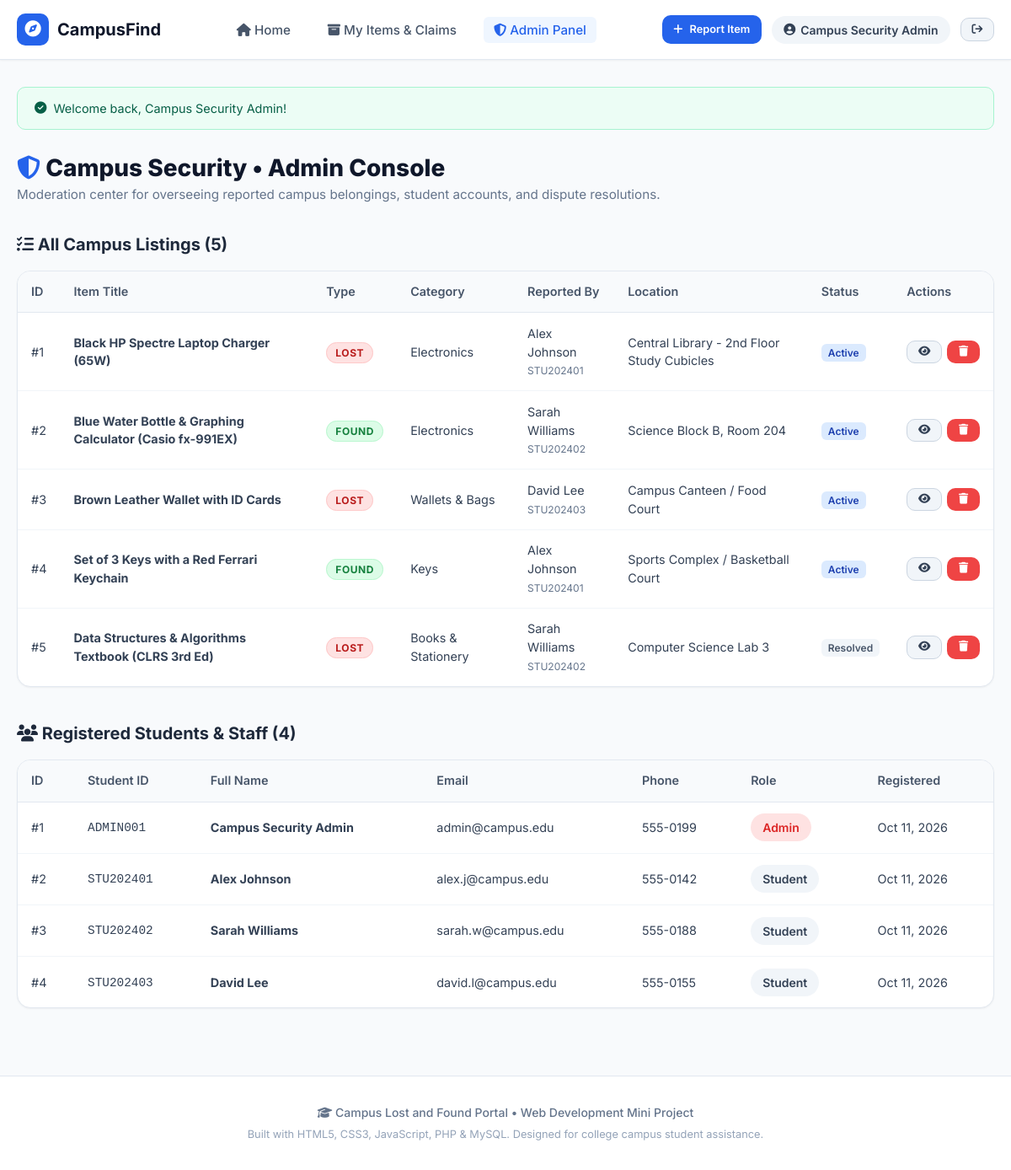
/admin.php (signed in), run on the app's committed database.
### tables this page shows
CREATE TABLE users (
    id INT AUTO_INCREMENT PRIMARY KEY,
    student_id VARCHAR(50) NOT NULL UNIQUE,
    full_name VARCHAR(100) NOT NULL,
    email VARCHAR(100) NOT NULL UNIQUE,
    phone VARCHAR(20) NOT NULL,
    password VARCHAR(255) NOT NULL,
    role ENUM('student', 'admin') DEFAULT 'student',
    created_at TIMESTAMP DEFAULT CURRENT_TIMESTAMP
);

CREATE TABLE items (
    id INT AUTO_INCREMENT PRIMARY KEY,
    user_id INT NOT NULL,
    type ENUM('lost', 'found') NOT NULL,
    title VARCHAR(150) NOT NULL,
    category ENUM('Electronics', 'Student ID & Cards', 'Books & Stationery', 'Wallets & Bags', 'Keys', 'Clothing & Accessories', 'Others') NOT NULL,
    location VARCHAR(150) NOT NULL,
    item_date DATE NOT NULL,
    description TEXT NOT NULL,
    image_path VARCHAR(255) DEFAULT NULL,
    contact_phone VARCHAR(20) NOT NULL,
    status ENUM('active', 'claimed', 'resolved') DEFAULT 'active',
    created_at TIMESTAMP DEFAULT CURRENT_TIMESTAMP,
    FOREIGN KEY (user_id) REFERENCES users(id) ON DELETE CASCADE
);

### db.php (called while the page is built, shortened)
<?php
function isLoggedIn(): bool {
    return isset($_SESSION['user_id']);
}
function currentUser(): ?array {
    return [
        'id'         => $_SESSION['user_id'],
        'student_id' => $_SESSION['student_id'] ?? '',
        'full_name'  => $_SESSION['full_name'] ?? '',
        'email'      => $_SESSION['email'] ?? '',
        'role'       => $_SESSION['role'] ?? 'student'
    ];
}
function isAdmin(): bool {
    return isLoggedIn() && (($_SESSION['role'] ?? '') === 'admin');
}
function getFlash(string $type): ?string {
    $key = 'flash_' . $type;
    if (isset($_SESSION[$key])) {
        $msg = $_SESSION[$key];
        return $msg;
    }
    return null;
}
?>

### admin.php (the view, shortened to what this page needs)
<?php
require_once __DIR__ . '/config/db.php';
$allItems = $pdo->query("
    SELECT items.*, users.full_name, users.student_id
    FROM items
    JOIN users ON items.user_id = users.id
    ORDER BY items.created_at DESC
")->fetchAll();
$allUsers = $pdo->query("SELECT * FROM users ORDER BY created_at DESC")->fetchAll();
require_once __DIR__ . '/includes/header.php';
require_once __DIR__ . '/includes/navbar.php';
?>
<div class="container" style="margin-top: 2rem; margin-bottom: 3rem;">
    <?php if ($success = getFlash('success')): ?>
        <div class="alert alert-success">
            <i class="fa-solid fa-circle-check"></i> <?= htmlspecialchars($success) ?>
        </div>
    <?php endif; ?>
    <div style="margin-bottom: 2rem;">
        <h1 style="font-size: 1.75rem; font-weight: 800; color: var(--gray-900);">
            <i class="fa-solid fa-shield-halved" style="color: var(--primary);"></i> Campus Security &bull; Admin Console
        </h1>
        <p style="color: var(--gray-500); font-size: 0.95rem;">
            Moderation center for overseeing reported campus belongings, student accounts, and dispute resolutions.
        </p>
    </div>
    <h3 style="font-size: 1.25rem; margin-bottom: 1rem; color: var(--gray-800);">
        <i class="fa-solid fa-list-check"></i> All Campus Listings (<?= count($allItems) ?>)
    </h3>
    <div class="table-responsive">
        <table class="data-table">
            <thead>
                <tr>
                    <th>ID</th>
                    <th>Item Title</th>
                    <th>Type</th>
                    <th>Category</th>
                    <th>Reported By</th>
                    <th>Location</th>
                    <th>Status</th>
                    <th>Actions</th>
                </tr>
            </thead>
            <tbody>
                <?php foreach ($allItems as $item): ?>
                    <tr>
                        <td>#<?= $item['id'] ?></td>
                        <td>
                            <strong><?= htmlspecialchars($item['title']) ?></strong>
                        </td>
                        <td>
                            <span class="badge-tag <?= $item['type'] === 'lost' ? 'badge-lost' : 'badge-found' ?>" style="position: static;">
                                <?= strtoupper(htmlspecialchars($item['type'])) ?>
                            </span>
                        </td>
                        <td><?= htmlspecialchars($item['category']) ?></td>
                        <td>
                            <?= htmlspecialchars($item['full_name']) ?><br>
                            <small style="color: var(--gray-500);"><?= htmlspecialchars($item['student_id']) ?></small>
                        </td>
                        <td><?= htmlspecialchars($item['location']) ?></td>
                        <td>
                            <span class="item-status-pill status-<?= htmlspecialchars($item['status']) ?>">
                                <?= ucfirst(htmlspecialchars($item['status'])) ?>
                            </span>
                        </td>
                        <td>
                            <div style="display: flex; gap: 6px;">
                                <a href="item-details.php?id=<?= $item['id'] ?>" class="btn btn-secondary btn-sm" title="Inspect">
                                    <i class="fa-solid fa-eye"></i>
                                </a>
                                <form method="POST" style="margin: 0;" onsubmit="return confirm('Delete this listing as Admin?');">
                                    <button type="submit" class="btn btn-danger btn-sm" title="Delete">
                                        <i class="fa-solid fa-trash"></i>
                                    </button>
                                </form>
                            </div>
                        </td>
                    </tr>
                <?php endforeach; ?>
            </tbody>
        </table>
    </div>
    <h3 style="font-size: 1.25rem; margin-top: 2.5rem; margin-bottom: 1rem; color: var(--gray-800);">
        <i class="fa-solid fa-users"></i> Registered Students &amp; Staff (<?= count($allUsers) ?>)
    </h3>
    <div class="table-responsive">
        <table class="data-table">
            <thead>
                <tr>
                    <th>ID</th>
                    <th>Student ID</th>
                    <th>Full Name</th>
                    <th>Email</th>
                    <th>Phone</th>
                    <th>Role</th>
                    <th>Registered</th>
                </tr>
            </thead>
            <tbody>
                <?php foreach ($allUsers as $u): ?>
                    <tr>
                        <td>#<?= $u['id'] ?></td>
                        <td><code><?= htmlspecialchars($u['student_id']) ?></code></td>
                        <td><strong><?= htmlspecialchars($u['full_name']) ?></strong></td>
                        <td><?= htmlspecialchars($u['email']) ?></td>
                        <td><?= htmlspecialchars($u['phone']) ?></td>
                        <td>
                            <span class="user-badge" style="<?= $u['role'] === 'admin' ? 'background:#fee2e2; color:#dc2626;' : '' ?>">
                                <?= ucfirst(htmlspecialchars($u['role'])) ?>
                            </span>
                        </td>
                        <td><?= date('M d, Y', strtotime($u['created_at'])) ?></td>
                    </tr>
                <?php endforeach; ?>
            </tbody>
        </table>
    </div>
</div>
<?php require_once __DIR__ . '/includes/footer.php'; ?>

### navbar.php (shortened to what this page needs)
<?php
require_once __DIR__ . '/../config/db.php';
$user = currentUser();
$currentPage = basename($_SERVER['PHP_SELF']);
?>
<nav class="navbar">
    <div class="container nav-container">
        <a href="index.php" class="brand">
            <div class="brand-icon">
                <i class="fa-solid fa-compass"></i>
            </div>
            <span>CampusFind</span>
        </a>
        <ul class="nav-links">
            <li>
                <a href="index.php" class="<?= $currentPage === 'index.php' ? 'active' : '' ?>">
                    <i class="fa-solid fa-house"></i> Home
                </a>
            </li>
            <?php if ($user): ?>
                <li>
                    <a href="my-items.php" class="<?= $currentPage === 'my-items.php' ? 'active' : '' ?>">
                        <i class="fa-solid fa-box-archive"></i> My Items & Claims
                    </a>
                </li>
                <?php if (isAdmin()): ?>
                    <li>
                        <a href="admin.php" class="<?= $currentPage === 'admin.php' ? 'active' : '' ?>">
                            <i class="fa-solid fa-shield-halved"></i> Admin Panel
                        </a>
                    </li>
                <?php endif; ?>
            <?php endif; ?>
        </ul>
        <div style="display: flex; align-items: center; gap: 12px;">
            <a href="post-item.php" class="btn btn-primary btn-sm">
                <i class="fa-solid fa-plus"></i> Report Item
            </a>
            <?php if ($user): ?>
                <span class="user-badge" title="Student ID: <?= htmlspecialchars($user['student_id']) ?>">
                    <i class="fa-solid fa-user-circle"></i> <?= htmlspecialchars($user['full_name']) ?>
                </span>
                <a href="logout.php" class="btn btn-secondary btn-sm" title="Log out">
                    <i class="fa-solid fa-arrow-right-from-bracket"></i>
                </a>
            <?php endif; ?>
        </div>
    </div>
</nav>

### style.css (style rules this page uses)
:root { --primary: #2563eb; --primary-hover: #1d4ed8; --primary-light: #eff6ff; --secondary: #64748b; --accent: #f59e0b; --success: #10b981; --success-light: #ecfdf5; --danger: #ef4444; --danger-light: #fef2f2; --warning: #f59e0b; --warning-light: #fffbeb; --dark: #0f172a; --gray-900: #0f172a; --gray-800: #1e293b; --gray-700: #334155; --gray-600: #475569; --gray-500: #64748b; --gray-400: #94a3b8; --gray-300: #cbd5e1; --gray-200: #e2e8f0; --gray-100: #f1f5f9; --gray-50: #f8fafc; --white: #ffffff; --radius-sm: 6px; --radius-md: 10px; --radius-lg: 16px; --shadow-sm: 0 1px 2px 0 rgba(0, 0, 0, 0.05); --shadow-md: 0 4px 6px -1px rgba(0, 0, 0, 0.1), 0 2px 4px -2px rgba(0, 0, 0, 0.06); --shadow-lg: 0 10px 15px -3px rgba(0, 0, 0, 0.1), 0 4px 6px -4px rgba(0, 0, 0, 0.05); --transition: all 0.2s ease-in-out; }
* { margin: 0; padding: 0; box-sizing: border-box; }
body { font-family: 'Inter', -apple-system, BlinkMacSystemFont, 'Segoe UI', Roboto, Helvetica, Arial, sans-serif; background-color: var(--gray-50); color: var(--gray-800); line-height: 1.5; min-height: 100vh; display: flex; flex-direction: column; }
a { color: var(--primary); text-decoration: none; transition: var(--transition); }
.container { width: 100%; max-width: 1200px; margin: 0 auto; padding: 0 1.25rem; }
.navbar { background: var(--white); border-bottom: 1px solid var(--gray-200); position: sticky; top: 0; z-index: 100; box-shadow: var(--shadow-sm); }
.navbar .nav-container { display: flex; align-items: center; justify-content: space-between; height: 70px; }
.brand { display: flex; align-items: center; gap: 10px; font-size: 1.25rem; font-weight: 700; color: var(--gray-900); }
.brand-icon { width: 38px; height: 38px; background: var(--primary); color: var(--white); border-radius: var(--radius-md); display: flex; align-items: center; justify-content: center; font-size: 1.2rem; }
.nav-links { display: flex; align-items: center; list-style: none; gap: 1.25rem; }
.nav-links a { color: var(--gray-600); font-weight: 500; font-size: 0.95rem; padding: 6px 12px; border-radius: var(--radius-sm); }
.nav-links a:hover, .nav-links a.active { color: var(--primary); background: var(--primary-light); }
.user-badge { background: var(--gray-100); padding: 6px 14px; border-radius: 9999px; font-size: 0.875rem; font-weight: 600; color: var(--gray-700); display: inline-flex; align-items: center; gap: 6px; }
.btn { display: inline-flex; align-items: center; justify-content: center; gap: 8px; font-weight: 600; font-size: 0.9rem; padding: 0.625rem 1.25rem; border-radius: var(--radius-md); border: 1px solid transparent; cursor: pointer; transition: var(--transition); text-decoration: none; }
.btn-primary { background: var(--primary); color: var(--white); }
.btn-secondary { background: var(--gray-100); color: var(--gray-700); border-color: var(--gray-300); }
.btn-danger { background: var(--danger); color: var(--white); }
.btn-sm { padding: 0.4rem 0.8rem; font-size: 0.8rem; }
.badge-tag { position: absolute; top: 12px; left: 12px; padding: 4px 10px; border-radius: 9999px; font-size: 0.75rem; font-weight: 700; text-transform: uppercase; letter-spacing: 0.05em; }
.badge-lost { background: #fee2e2; color: #b91c1c; border: 1px solid #fecaca; }
.badge-found { background: #dcfce7; color: #15803d; border: 1px solid #bbf7d0; }
.item-status-pill { padding: 3px 8px; border-radius: var(--radius-sm); font-size: 0.75rem; font-weight: 600; }
.status-active { background: #dbeafe; color: #1e40af; }
.status-resolved { background: #f1f5f9; color: #475569; }
.alert { padding: 0.85rem 1.25rem; border-radius: var(--radius-md); margin-bottom: 1.5rem; font-size: 0.9rem; display: flex; align-items: center; gap: 0.5rem; }
.alert-success { background: var(--success-light); color: #065f46; border: 1px solid #a7f3d0; }
.table-responsive { overflow-x: auto; background: var(--white); border-radius: var(--radius-lg); border: 1px solid var(--gray-200); box-shadow: var(--shadow-sm); margin-bottom: 2rem; }
.data-table { width: 100%; border-collapse: collapse; font-size: 0.9rem; }
.data-table th { background: var(--gray-50); padding: 0.85rem 1rem; text-align: left; font-weight: 600; color: var(--gray-600); border-bottom: 1px solid var(--gray-200); }
.data-table td { padding: 0.85rem 1rem; border-bottom: 1px solid var(--gray-100); color: var(--gray-700); }
.data-table tr:last-child td { border-bottom: none; }

### data on the page
users: full_name "Campus Security Admin", id "1", student "ADMIN001", email "admin@campus.edu", phone "555-0199", role "Admin", created_at "Oct 11, 2026"
items: id "1", title "Black HP Spectre Laptop Charger (65W)", type "LOST", category "Electronics", user.full_name "Alex Johnson", user.student_id "STU202401", location "Central Library - 2nd Floor Study Cubicles", status "Active"
items: id "2", title "Blue Water Bottle & Graphing Calculator (Casio fx-991EX)", type "FOUND", category "Electronics", user.full_name "Sarah Williams", user.student_id "STU202402", location "Science Block B, Room 204", status "Active"
items: id "3", title "Brown Leather Wallet with ID Cards", type "LOST", category "Wallets & Bags", user.full_name "David Lee", user.student_id "STU202403", location "Campus Canteen / Food Court", status "Active"
items: id "4", title "Set of 3 Keys with a Red Ferrari Keychain", type "FOUND", category "Keys", user.full_name "Alex Johnson", user.student_id "STU202401", location "Sports Complex / Basketball Court", status "Active"
items: id "5", title "Data Structures & Algorithms Textbook (CLRS 3rd Ed)", type "LOST", category "Books & Stationery", user.full_name "Sarah Williams", user.student_id "STU202402", location "Computer Science Lab 3", status "Resolved"
users: id "2", student "STU202401", full_name "Alex Johnson", email "alex.j@campus.edu", phone "555-0142", role "Student", created_at "Oct 11, 2026"
users: id "3", student "STU202402", full_name "Sarah Williams", email "sarah.w@campus.edu", phone "555-0188", role "Student", created_at "Oct 11, 2026"
users: id "4", student "STU202403", full_name "David Lee", email "david.l@campus.edu", phone "555-0155", role "Student", created_at "Oct 11, 2026"

### other printed values
$success "Welcome back, Campus Security Admin!"
count($allItems) "5"
count($allUsers) "4"
